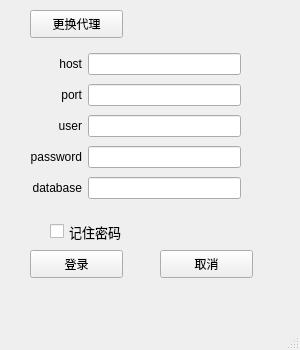
<?xml version="1.0" encoding="UTF-8"?>
<ui version="4.0">
 <class>dbConnection</class>
 <widget class="QMainWindow" name="dbConnection">
  <property name="geometry">
   <rect>
    <x>0</x>
    <y>0</y>
    <width>300</width>
    <height>350</height>
   </rect>
  </property>
  <property name="windowTitle">
   <string>登录</string>
  </property>
  <widget class="QWidget" name="centralwidget">
   <widget class="QWidget" name="gridLayoutWidget">
    <property name="geometry">
     <rect>
      <x>30</x>
      <y>50</y>
      <width>211</width>
      <height>155</height>
     </rect>
    </property>
    <layout class="QGridLayout" name="gridLayout">
     <item row="3" column="1">
      <widget class="QLineEdit" name="lineEdit_password">
       <property name="echoMode">
        <enum>QLineEdit::EchoMode::PasswordEchoOnEdit</enum>
       </property>
      </widget>
     </item>
     <item row="3" column="0">
      <widget class="QLabel" name="label_4">
       <property name="text">
        <string>password</string>
       </property>
       <property name="alignment">
        <set>Qt::AlignmentFlag::AlignRight|Qt::AlignmentFlag::AlignTrailing|Qt::AlignmentFlag::AlignVCenter</set>
       </property>
      </widget>
     </item>
     <item row="0" column="0">
      <widget class="QLabel" name="label">
       <property name="sizePolicy">
        <sizepolicy hsizetype="Preferred" vsizetype="Preferred">
         <horstretch>0</horstretch>
         <verstretch>0</verstretch>
        </sizepolicy>
       </property>
       <property name="text">
        <string>host</string>
       </property>
       <property name="alignment">
        <set>Qt::AlignmentFlag::AlignRight|Qt::AlignmentFlag::AlignTrailing|Qt::AlignmentFlag::AlignVCenter</set>
       </property>
      </widget>
     </item>
     <item row="2" column="0">
      <widget class="QLabel" name="label_3">
       <property name="text">
        <string>user</string>
       </property>
       <property name="alignment">
        <set>Qt::AlignmentFlag::AlignRight|Qt::AlignmentFlag::AlignTrailing|Qt::AlignmentFlag::AlignVCenter</set>
       </property>
      </widget>
     </item>
     <item row="0" column="1">
      <widget class="QLineEdit" name="lineEdit_host"/>
     </item>
     <item row="1" column="0">
      <widget class="QLabel" name="label_2">
       <property name="text">
        <string>port</string>
       </property>
       <property name="alignment">
        <set>Qt::AlignmentFlag::AlignRight|Qt::AlignmentFlag::AlignTrailing|Qt::AlignmentFlag::AlignVCenter</set>
       </property>
      </widget>
     </item>
     <item row="1" column="1">
      <widget class="QLineEdit" name="lineEdit_port"/>
     </item>
     <item row="2" column="1">
      <widget class="QLineEdit" name="lineEdit_user"/>
     </item>
     <item row="4" column="0">
      <widget class="QLabel" name="label_5">
       <property name="text">
        <string>database</string>
       </property>
       <property name="alignment">
        <set>Qt::AlignmentFlag::AlignRight|Qt::AlignmentFlag::AlignTrailing|Qt::AlignmentFlag::AlignVCenter</set>
       </property>
      </widget>
     </item>
     <item row="4" column="1">
      <widget class="QLineEdit" name="lineEdit_database"/>
     </item>
    </layout>
   </widget>
   <widget class="QCheckBox" name="checkBox">
    <property name="geometry">
     <rect>
      <x>50</x>
      <y>220</y>
      <width>98</width>
      <height>23</height>
     </rect>
    </property>
    <property name="font">
     <font>
      <family>楷体</family>
      <pointsize>10</pointsize>
     </font>
    </property>
    <property name="text">
     <string>记住密码</string>
    </property>
   </widget>
   <widget class="QPushButton" name="pushButton_login">
    <property name="geometry">
     <rect>
      <x>30</x>
      <y>250</y>
      <width>93</width>
      <height>28</height>
     </rect>
    </property>
    <property name="text">
     <string>登录</string>
    </property>
   </widget>
   <widget class="QPushButton" name="pushButton_quit">
    <property name="geometry">
     <rect>
      <x>160</x>
      <y>250</y>
      <width>93</width>
      <height>28</height>
     </rect>
    </property>
    <property name="text">
     <string>取消</string>
    </property>
   </widget>
   <widget class="QPushButton" name="pushButton_change">
    <property name="geometry">
     <rect>
      <x>30</x>
      <y>10</y>
      <width>93</width>
      <height>28</height>
     </rect>
    </property>
    <property name="text">
     <string>更换代理</string>
    </property>
   </widget>
  </widget>
  <widget class="QMenuBar" name="menubar">
   <property name="geometry">
    <rect>
     <x>0</x>
     <y>0</y>
     <width>300</width>
     <height>25</height>
    </rect>
   </property>
  </widget>
  <widget class="QStatusBar" name="statusbar"/>
 </widget>
 <resources/>
 <connections/>
</ui>
